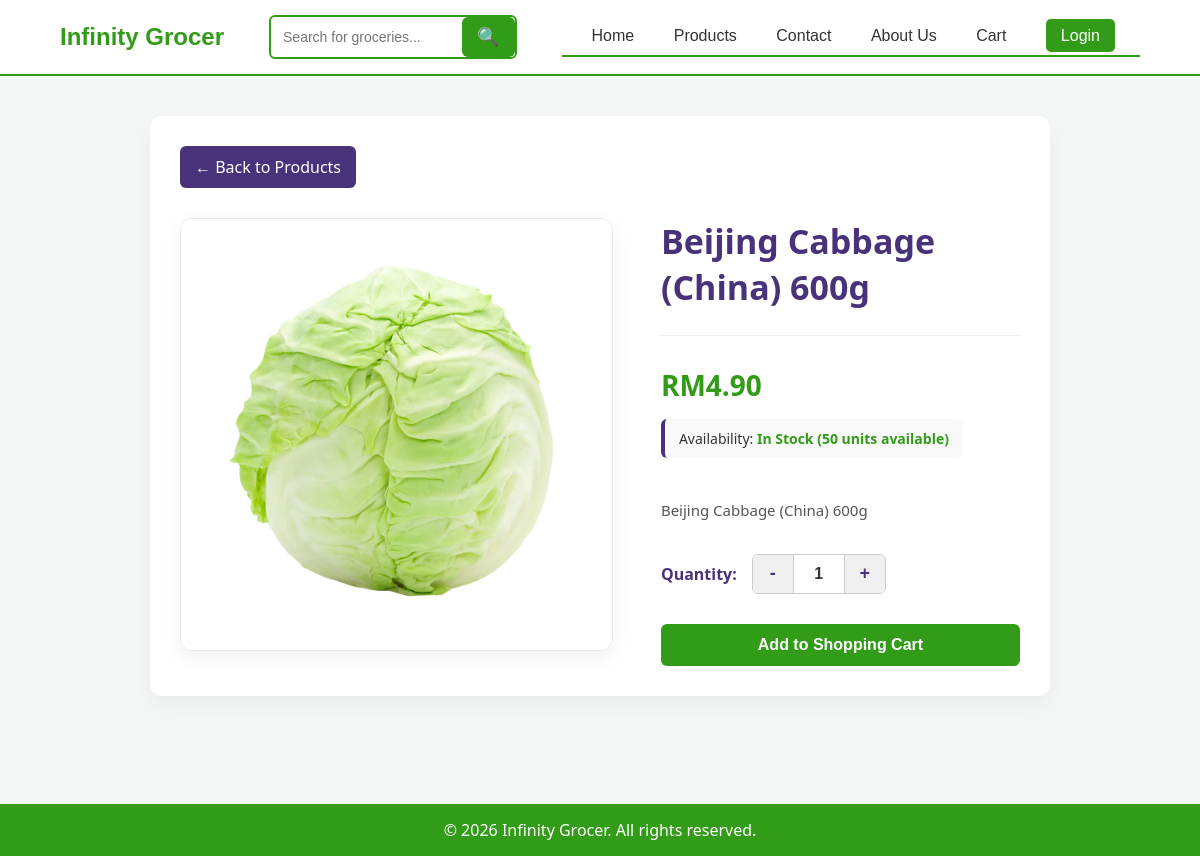
/customer/product_detail.php?product_id=1, run on an earlier commit of the app's database.
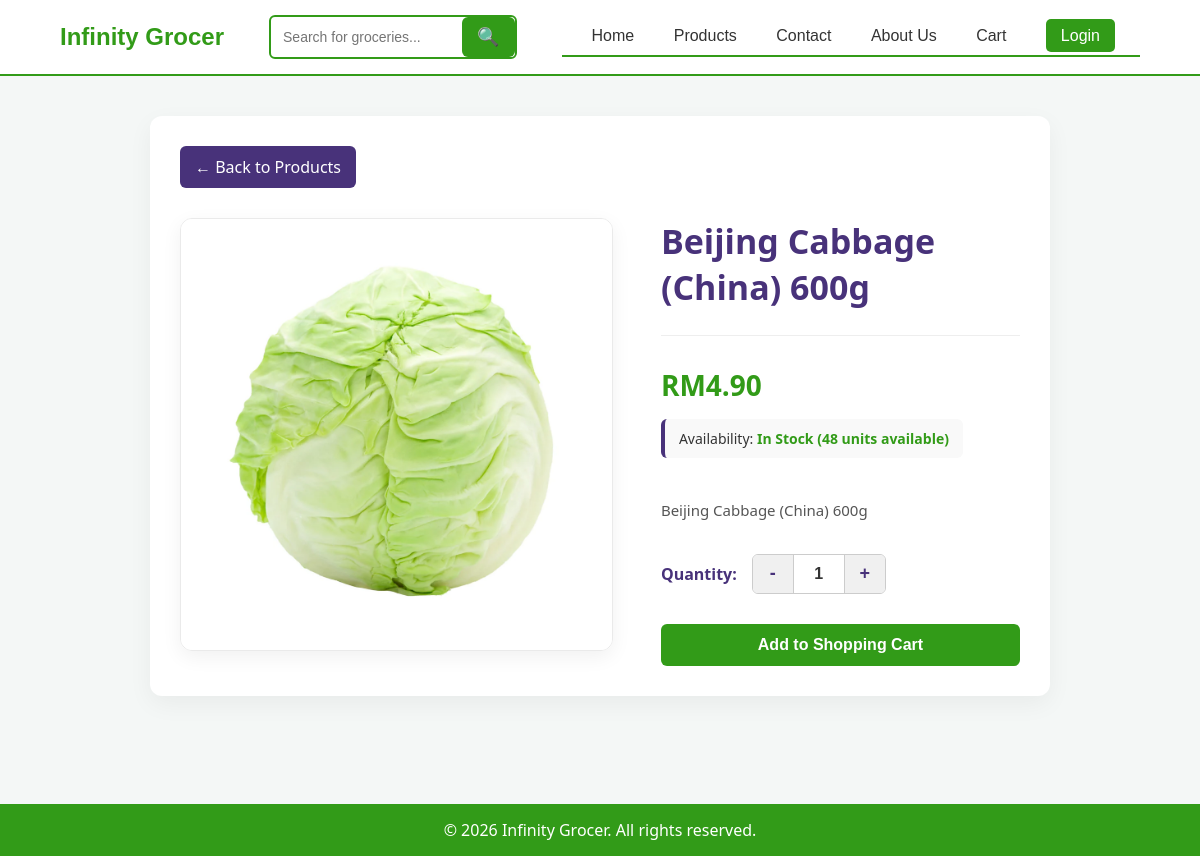
And on a later commit of the database.
### tables this page shows
CREATE TABLE IF NOT EXISTS products (
    product_id INT PRIMARY KEY AUTO_INCREMENT,
    category_id int NOT NULL,
    name VARCHAR(255) NOT NULL,
    description TEXT,
    price DECIMAL(10, 2) NOT NULL,
    stock_quantity int NOT NULL,
    created_at TIMESTAMP NOT NULL DEFAULT CURRENT_TIMESTAMP,
    FOREIGN KEY (category_id) REFERENCES categories(category_id),
    product_image VARCHAR(255),
    active BOOLEAN NOT NULL DEFAULT TRUE
);

### customer/product_detail.php (the view, shortened to what this page needs)
<?php
include "../includes/dbconnect.php";
if (isset($_GET['product_id'])) {
    $product_id = intval($_GET['product_id']);
} elseif (isset($_POST['product_id'])) {
    $product_id = intval($_POST['product_id']);
} else {
    header("Location: products.php");
    exit();
}
$stmt = $conn->prepare("SELECT * FROM products WHERE product_id = ?");
$stmt->bind_param("i", $product_id);
$stmt->execute();
$result = $stmt->get_result();
if ($result->num_rows > 0) {
    $product = $result->fetch_assoc();
} else {
    header("Location: products.php");
    exit();
}
?>
<!DOCTYPE html>
<html lang="en">
<head>
    <link rel="stylesheet" href="includes/styles.css">
</head>
<body>
    <?php include 'includes/header.php'; ?>
    <div class="container">
        <div style="margin-bottom: 20px;">
            <a href="products.php" class="btn-secondary" style="text-decoration: none; padding: 10px 15px; border-radius: 6px; color: white; display: inline-block;">← Back to Products</a>
        </div>
        <div class="product-layout-wrapper">
            <div class="product-image-side">
                <img src="<?php echo !empty($product['product_image']) ? '../admin/products/'.$product['product_image'] : 'images/no-image.png'; ?>" alt="<?php echo htmlspecialchars($product['name']); ?>">
            </div>
            <div class="product-details-side">
                <h1><?php echo htmlspecialchars($product['name']); ?></h1>
                <hr style="border: 0; border-top: 1px solid #eee; margin: 15px 0;">
                <p class="product-detail-price">RM<?php echo number_format($product['price'], 2); ?></p>
                <div class="stock-status-badge">
                    Availability:
                    <?php if ($product['stock_quantity'] > 0): ?>
                        <span style="color: #329b18; font-weight: bold;">In Stock (<?php echo $product['stock_quantity']; ?> units available)</span>
                    <?php else: ?>
                        <span style="color: #e74c3c; font-weight: bold;">Out of Stock</span>
                    <?php endif; ?>
                </div>
                <p class="product-description-text"><?php echo nl2br(htmlspecialchars($product['description'])); ?></p>
                <?php if ($product['stock_quantity'] > 0): ?>
                    <form action="product_detail.php" method="POST" class="add-to-cart-form">
                        <div class="quantity-picker-row">
                            <label>Quantity:</label>
                            <div class="quantity-modifier-box">
                                <button type="button" class="qty-change-btn" onclick="modifyQuantity(-1)">-</button>
                                <input type="number" id="quantity" name="quantity" value="1" min="1" max="<?php echo $product['stock_quantity']; ?>" readonly>
                                <button type="button" class="qty-change-btn" onclick="modifyQuantity(1)">+</button>
                            </div>
                        </div>
                        <button type="submit" name="add_to_cart" class="add_to_cart-btn">Add to Shopping Cart</button>
                    </form>
                <?php endif; ?>
            </div>
        </div>
<?php include 'includes/footer.php'; ?>
</body>
</html>

What changed in the data, as far as the page shows it:
changed products "Beijing Cabbage (China) 600g": stock_quantity "50" → "48"
